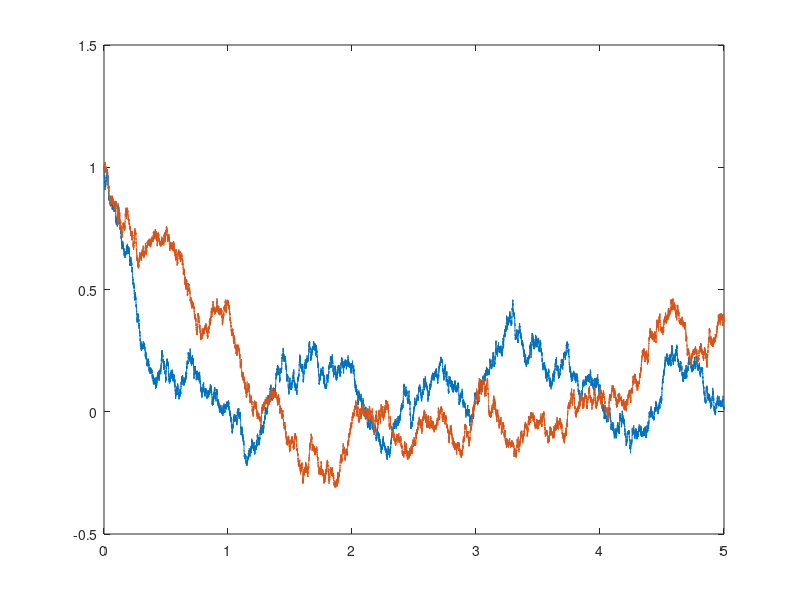

Recreate this plot in MATLAB. (Note: this script raises an error after producing the figure.)
% author:              Jantine Broek
% collaborator:     Yashar Ahmadian
% goal:                 recreate E-I 2D model of Hennequin add noise and so simulate data of Kohn&Cohen. 
%                          We focused on analysing how the intrinsic dynamics of the network shaped external noise
%                          to give rise to stimulus dependent patterns of response variability.
% model:              stabilized supralinear network model with OU process
%                          (noise added per dt)

%% OUP for noise
% with Wiener increments and ``scaled-time transformed'' Wiener process
% This is a Forcing term for the dynamical model
clear all, close all

th = 1;
mu = 0;                                 % mu to 0 as it needs to decay to 0
sig = 0.3;
dt = 1e-4;
t = 0:dt:5;                             % Time vector
x0 = 1;                                 % Set initial condition (not 0, otherwise you don't see it decaying to 0)
rng(1);                                  % Set random seed

% create two processes: one for E population and one for I population
W = zeros(2,length(t));        % Allocate integrated W vector

for ii = 1:length(t)-1
    W(:,ii+1) = W(:,ii)+sqrt(exp(2*th*t(:,ii+1))-exp(2*th*t(:,ii)))*randn(2,1);
end

ex = exp(-th*t);
x = x0*ex+mu*(1-ex)+sig*ex.*W/sqrt(2*th);

%figure;
plot(t,x);

%% Euler method forward method + noise W

% Vm for neuron E and I
u_0 = [-80; 60]; %-80 for E, 60 for I
tend = 5;

% Euler loop
u = zeros(2,length(W));
u(:,1) = u_0;
for ii = 1: length(W)-1
    
      % Take the Euler step + x(i) which is the noise
      u(:,ii+1) = u_0 + ssn_ode(t, u(:,ii))*dt + (x(:,ii)*0);
      
end

figure;
plot(t, u)


%% Sanity check
% look how this works for variaous tau > when tau is really small and big

